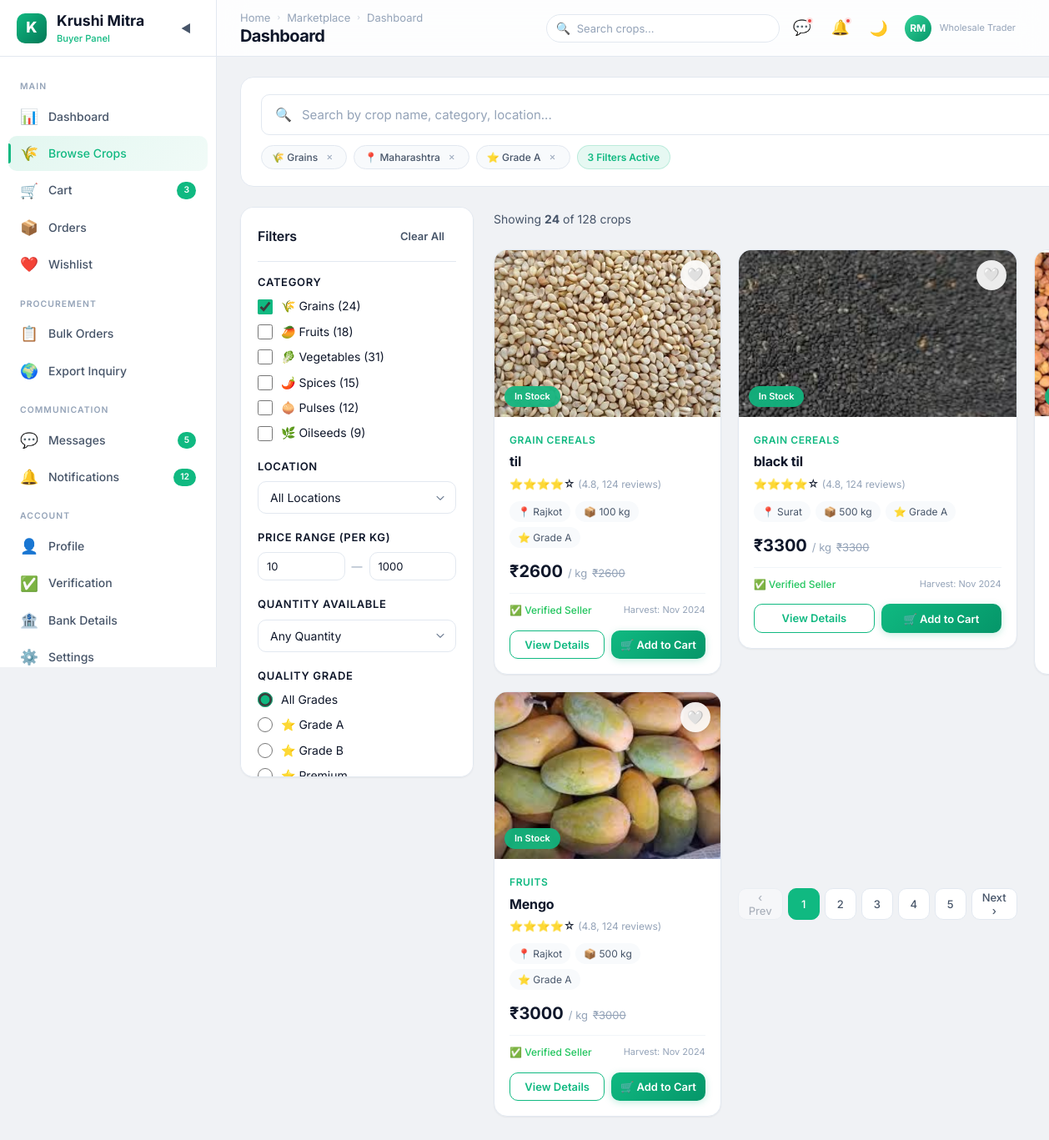
Screenshot of /buyer/browse-crops/ (signed in) with the database file from the repository.
### farmer/models.py (models this page shows)
class crop(models.Model):
    CATEGORY_CHOICES = (
        ('grain cereals', 'Grain cereals'),
        ('vegetables', 'Vegetables'),
        ('fruits', 'Fruits'),
        ('pulses', 'Pulses'),
        ('spices', 'Spices'),
        ('cotton', 'Cotton'),
    )
    user = models.ForeignKey(User,on_delete=models.CASCADE,related_name="seller")
    cropname = models.CharField(max_length=20)
    category = models.CharField(max_length=20 , choices = CATEGORY_CHOICES)
    quantity = models.IntegerField()
    price = models.IntegerField()
    description = models.TextField(null=True, blank=True)
    image = models.FileField(upload_to='crop/images/', null=True, blank=True)
    is_approved = models.BooleanField(default=False)
    created_at = models.DateTimeField(auto_now_add=True)
    def __str__(self):
        return f"{self.user} --> {self.cropname}"

class User(AbstractUser):
    ROLE_CHOICES = (
        ('Farmer', 'Farmer'),
        ('Buyer', 'Buyer'),
        ('Subadmin', 'Subadmin')
    )
    name = models.CharField(max_length=255)
    role = models.CharField(max_length=20, choices=ROLE_CHOICES)
    email = models.EmailField(unique=True,blank=True, null=True)
    city = models.CharField(max_length=100, blank=True, null=True)
    contact = models.CharField(max_length=10, unique=True , blank=True, null=True)
    password = models.CharField(max_length=128)
    is_active = models.BooleanField(default=False)
    def __str__(self):
        if self.email:
            return self.email
        elif self.contact:
            return self.contact
        return "No Data"

### farmer/views.py (the view)
        def wrapper(request, *args, **kwargs):
            if "contact" in request.session:
                try:
                    user = User.objects.get(contact=request.session['contact'])
                    request.uid = user
                    if user.role not in allowed_roles:
                        messages.error(request, "Access Denied")
                        return redirect('login')
                    return view_function(request, *args, **kwargs)
                except User.DoesNotExist:
                    return redirect('login')
            return redirect('login')

### buyer/views.py (called while the page is built)
@check_login(['Buyer'])
def buyer_browse_crops(request):
    uid = request.uid
    buyr = Buyer.objects.get(user=uid)
    all_crops = crop.objects.filter(is_approved = True)
    saved_crops = saved.objects.filter( user=buyr).values_list('crop_id', flat=True)
    print("==================>",all_crops)
    context = {'all_crops' : all_crops,"saved_crops":saved_crops}
    return render(request, "buyer/browse-crops.html",context)

### farmer/views.py (called while the page is built)
def check_login(allowed_roles):
    def decorator(view_function):
        def wrapper(request, *args, **kwargs):
            if "contact" in request.session:
                try:
                    user = User.objects.get(contact=request.session['contact'])
                    request.uid = user
                    if user.role not in allowed_roles:
                        messages.error(request, "Access Denied")
                        return redirect('login')
                    return view_function(request, *args, **kwargs)
                except User.DoesNotExist:
                    return redirect('login')
            return redirect('login')
        return wrapper
    return decorator

### buyer/templates/buyer/browse-crops.html (shortened to what this page needs)
<!DOCTYPE html>
{% load static %}
<html lang="en" data-theme="light">
<head>
  <link rel="stylesheet" href="{% static 'buyer/css/style.css' %}">
  <link rel="stylesheet" href="{% static 'buyer/css/browse-crops.css' %}">
</head>
<body>
  <div class="app-layout">
    <aside class="sidebar">
      <div class="sidebar-header">
        <div class="sidebar-logo">
          <div class="sidebar-logo-icon">K</div>
          <div>
            <div class="sidebar-logo-text">Krushi Mitra</div>
            <span class="sidebar-logo-sub">Buyer Panel</span>
          </div>
        </div>
        <button class="sidebar-toggle">◀</button>
      </div>
      <nav class="sidebar-nav">
        <div class="sidebar-section-label">Main</div>
        <a href="{% url 'buyer_dashboard' %}" class="sidebar-item" data-tooltip="Dashboard"><span
            class="sidebar-item-icon">📊</span><span class="sidebar-item-text">Dashboard</span></a>
        <a href="{% url 'buyer_browse_crops' %}" class="sidebar-item active" data-tooltip="Browse Crops"><span
            class="sidebar-item-icon">🌾</span><span class="sidebar-item-text">Browse Crops</span></a>
        <a href="{% url 'buyer_cart' %}" class="sidebar-item" data-tooltip="Cart"><span
            class="sidebar-item-icon">🛒</span><span class="sidebar-item-text">Cart</span><span
            class="sidebar-item-badge">3</span></a>
        <a href="{% url 'buyer_orders' %}" class="sidebar-item" data-tooltip="Orders"><span
            class="sidebar-item-icon">📦</span><span class="sidebar-item-text">Orders</span></a>
        <a href="{% url 'buyer_wishlist' %}" class="sidebar-item" data-tooltip="Wishlist"><span
            class="sidebar-item-icon">❤️</span><span class="sidebar-item-text">Wishlist</span></a>
        <div class="sidebar-section-label">Procurement</div>
        <a href="{% url 'buyer_bulk_order' %}" class="sidebar-item" data-tooltip="Bulk Orders"><span
            class="sidebar-item-icon">📋</span><span class="sidebar-item-text">Bulk Orders</span></a>
        <a href="{% url 'buyer_export_inquiry' %}" class="sidebar-item" data-tooltip="Export Inquiry"><span
            class="sidebar-item-icon">🌍</span><span class="sidebar-item-text">Export Inquiry</span></a>
        <div class="sidebar-section-label">Communication</div>
        <a href="{% url 'buyer_messages' %}" class="sidebar-item" data-tooltip="Messages"><span
            class="sidebar-item-icon">💬</span><span class="sidebar-item-text">Messages</span><span
            class="sidebar-item-badge">5</span></a>
        <a href="{% url 'buyer_notifications' %}" class="sidebar-item" data-tooltip="Notifications"><span
            class="sidebar-item-icon">🔔</span><span class="sidebar-item-text">Notifications</span><span
            class="sidebar-item-badge">12</span></a>
        <div class="sidebar-section-label">Account</div>
        <a href="{% url 'buyer_profile' %}" class="sidebar-item" data-tooltip="Profile"><span
            class="sidebar-item-icon">👤</span><span class="sidebar-item-text">Profile</span></a>
        <a href="{% url 'buyer_verification' %}" class="sidebar-item" data-tooltip="Verification"><span
            class="sidebar-item-icon">✅</span><span class="sidebar-item-text">Verification</span></a>
        <a href="{% url 'buyer_bank_details' %}" class="sidebar-item" data-tooltip="Bank Details"><span
            class="sidebar-item-icon">🏦</span><span class="sidebar-item-text">Bank Details</span></a>
        <a href="{% url 'buyer_settings' %}" class="sidebar-item" data-tooltip="Settings"><span
            class="sidebar-item-icon">⚙️</span><span class="sidebar-item-text">Settings</span></a>
      </nav>
    </aside>
    <div class="main-wrapper">
      <header class="navbar">
        <div class="navbar-left">
          <div>
            <div class="breadcrumb"><a href="{% url 'buyer_dashboard' %}">Home</a><span
                class="breadcrumb-sep">›</span><a href="{% url 'buyer_browse_crops' %}">Marketplace</a><span
                class="breadcrumb-sep">›</span><span class="current">Browse Crops</span></div>
            <h1 class="page-title">Browse Crops</h1>
          </div>
        </div>
        <div class="navbar-right">
          <div class="search-box"><span class="search-icon">🔍</span><input type="text" placeholder="Search crops..."
              aria-label="Search"></div>
          <a href="{% url 'buyer_messages' %}" class="nav-btn" title="Messages">💬<span class="badge-dot"></span></a>
          <a href="{% url 'buyer_notifications' %}" class="nav-btn" title="Notifications">🔔<span
              class="badge-dot"></span></a>
          <button class="theme-toggle">🌙</button>
          <div class="dropdown">
            <div class="profile-btn dropdown-trigger">
              <div class="profile-avatar">RM</div>
              <div>
                <div class="profile-role">Wholesale Trader</div>
              </div>
            </div>
          </div>
        </div>
      </header>
      <main class="main-content">
        <section class="browse-header page-reveal">
          <div class="browse-search-area">
            <div class="browse-search-box">
              <span class="browse-search-icon">🔍</span>
              <input type="text" class="browse-search-input" placeholder="Search by crop name, category, location..."
                aria-label="Search crops">
            </div>
            <div class="browse-search-tags">
              <span class="search-tag">🌾 Grains <button class="tag-remove">✕</button></span>
              <span class="search-tag">📍 Maharashtra <button class="tag-remove">✕</button></span>
              <span class="search-tag">⭐ Grade A <button class="tag-remove">✕</button></span>
              <span class="search-tag active-filters">3 Filters Active</span>
            </div>
          </div>
        </section>
        <div class="browse-layout page-reveal">
          <aside class="filter-sidebar card">
            <div class="filter-header">
              <h3 class="card-title">Filters</h3>
              <button class="btn btn-sm btn-ghost clear-filters">Clear All</button>
            </div>
            <div class="filter-section">
              <h4 class="filter-title">Category</h4>
              <div class="filter-options">
                <label class="form-check"><input type="checkbox" checked> 🌾 Grains (24)</label>
                <label class="form-check"><input type="checkbox"> 🥭 Fruits (18)</label>
                <label class="form-check"><input type="checkbox"> 🥬 Vegetables (31)</label>
                <label class="form-check"><input type="checkbox"> 🌶️ Spices (15)</label>
                <label class="form-check"><input type="checkbox"> 🧅 Pulses (12)</label>
                <label class="form-check"><input type="checkbox"> 🌿 Oilseeds (9)</label>
              </div>
            </div>
            <div class="filter-section">
              <h4 class="filter-title">Location</h4>
              <select class="form-select">
                <option>All Locations</option>
              </select>
            </div>
            <div class="filter-section">
              <h4 class="filter-title">Price Range (per kg)</h4>
              <div class="filter-range">
                <input type="number" class="form-input" placeholder="Min ₹" value="10">
                <span>—</span>
                <input type="number" class="form-input" placeholder="Max ₹" value="1000">
              </div>
            </div>
            <div class="filter-section">
              <h4 class="filter-title">Quantity Available</h4>
              <select class="form-select">
                <option>Any Quantity</option>
              </select>
            </div>
            <div class="filter-section">
              <h4 class="filter-title">Quality Grade</h4>
              <div class="filter-options">
                <label class="form-check"><input type="radio" name="grade" checked> All Grades</label>
                <label class="form-check"><input type="radio" name="grade"> ⭐ Grade A</label>
                <label class="form-check"><input type="radio" name="grade"> ⭐ Grade B</label>
                <label class="form-check"><input type="radio" name="grade"> ⭐ Premium</label>
              </div>
            </div>
          </aside>
          <div class="results-container">
            <div class="results-header">
              <div class="results-count">Showing <strong>24</strong> of 128 crops</div>
            </div>
            <div class="crop-grid">
              {%for crop in all_crops %}
              <form action="{% url 'buyer_addto_cart'%}" method="post">
                <div class="crop-card card card-float" data-crop>
                  <div class="crop-card-img-wrapper">
                    <img src="{{crop.image.url}}" alt="Basmati Rice" loading="lazy">
                    {%if crop.id not in saved_crops%}
                    <a href="{% url 'add_wishlist' pk=crop.id %}" class="wishlist-toggle">🤍</a>
                    {%else%}
                    <a href="{% url 'add_wishlist' pk=crop.id %}" class="wishlist-toggle active">❤️</a>
                    {%endif%}
                    <span class="crop-stock-badge in-stock">In Stock</span>
                  </div>
                  <div class="crop-card-body">
                    <div class="crop-card-category">{{crop.category}}</div>
                    <h3 class="crop-card-name">{{crop.cropname}}</h3>
                    <div class="crop-card-rating">⭐⭐⭐⭐☆ <span class="rating-count">(4.8, 124 reviews)</span></div>
                    <div class="crop-card-details">
                      <span class="crop-detail">📍 {{crop.user.city}}</span>
                      <span class="crop-detail">📦 {{crop.quantity}} kg</span>
                      <span class="crop-detail">⭐ Grade A</span>
                    </div>
                    <div class="crop-card-price">
                      <span class="price">₹{{crop.price}}</span>
                      <span class="price-unit">/ kg</span>
                      <span class="price-discount">₹{{crop.price}}</span>
                    </div>
                    <div class="crop-card-footer">
                      <span class="crop-seller-status">✅ Verified Seller</span>
                      <span class="crop-harvest">Harvest: Nov 2024</span>
                    </div>
                    <div class="crop-card-actions">
                      <a href="{% url 'buyer_crop_details' pk=crop.id %}" class="btn btn-outline btn-sm flex-1">View
                        Details</a>
                      <button href="{% url 'buyer_cart' %}" class="btn btn-primary btn-sm flex-1">🛒 Add to
                        Cart</button>
                    </div>
                  </div>
                </div>
              </form>
              {%endfor%}
              <div class="pagination">
                <button class="page-btn disabled">‹ Prev</button>
                <button class="page-btn active">1</button>
                <button class="page-btn">2</button>
                <button class="page-btn">3</button>
                <button class="page-btn">4</button>
                <button class="page-btn">5</button>
                <button class="page-btn">Next ›</button>
              </div>
            </div>
          </div>
      </main>
    </div>
  </div>
</body>
</html>

### rows the page displays
crop: image (picture), category "GRAIN CEREALS", cropname "til", user.city "Rajkot", quantity "100", price "2600"
crop: image (picture), category "GRAIN CEREALS", cropname "black til", user.city "Surat", quantity "500", price "3300"
crop: image (picture)
crop: image (picture), category "FRUITS", cropname "Mengo", user.city "Rajkot", quantity "500", price "3000"
